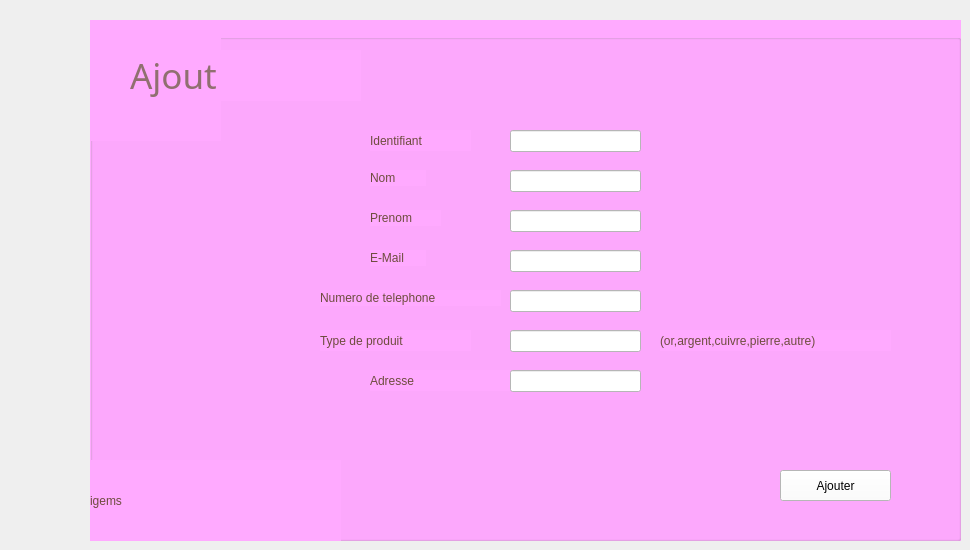
    <widget class="QWidget" name="tab">
     <attribute name="title">
      <string>Ajouter un Fournisseur</string>
     </attribute>
     <widget class="QGroupBox" name="groupBox">
      <property name="geometry">
       <rect>
        <x>90</x>
        <y>20</y>
        <width>871</width>
        <height>521</height>
       </rect>
      </property>
      <property name="styleSheet">
       <string notr="true">background-color: rgb(255, 170, 255)</string>
      </property>
      <property name="title">
       <string>Ajout</string>
      </property>
      <widget class="QLabel" name="label">
       <property name="geometry">
        <rect>
         <x>280</x>
         <y>110</y>
         <width>101</width>
         <height>21</height>
        </rect>
       </property>
       <property name="styleSheet">
        <string notr="true">color: rgb(110, 76, 62);
font: 12pt &quot;Andalus&quot;;</string>
       </property>
       <property name="text">
        <string>Identifiant</string>
       </property>
      </widget>
      <widget class="QLabel" name="label_2">
       <property name="geometry">
        <rect>
         <x>230</x>
         <y>270</y>
         <width>181</width>
         <height>16</height>
        </rect>
       </property>
       <property name="styleSheet">
        <string notr="true">color: rgb(110, 76, 62);
font: 12pt &quot;Andalus&quot;;</string>
       </property>
       <property name="text">
        <string>Numero de telephone</string>
       </property>
      </widget>
      <widget class="QLabel" name="label_3">
       <property name="geometry">
        <rect>
         <x>280</x>
         <y>150</y>
         <width>56</width>
         <height>16</height>
        </rect>
       </property>
       <property name="styleSheet">
        <string notr="true">color: rgb(110, 76, 62);
font: 12pt &quot;Andalus&quot;;</string>
       </property>
       <property name="text">
        <string>Nom</string>
       </property>
      </widget>
      <widget class="QLabel" name="label_4">
       <property name="geometry">
        <rect>
         <x>280</x>
         <y>190</y>
         <width>71</width>
         <height>16</height>
        </rect>
       </property>
       <property name="styleSheet">
        <string notr="true">color: rgb(110, 76, 62);
font: 12pt &quot;Andalus&quot;;</string>
       </property>
       <property name="text">
        <string>Prenom</string>
       </property>
      </widget>
      <widget class="QLabel" name="label_5">
       <property name="geometry">
        <rect>
         <x>280</x>
         <y>230</y>
         <width>56</width>
         <height>16</height>
        </rect>
       </property>
       <property name="styleSheet">
        <string notr="true">color: rgb(110, 76, 62);
font: 12pt &quot;Andalus&quot;;</string>
       </property>
       <property name="text">
        <string>E-Mail</string>
       </property>
      </widget>
      <widget class="QLineEdit" name="le_idf">
       <property name="geometry">
        <rect>
         <x>420</x>
         <y>110</y>
         <width>131</width>
         <height>22</height>
        </rect>
       </property>
       <property name="styleSheet">
        <string notr="true">background-color: rgb(255, 255, 255);</string>
       </property>
      </widget>
      <widget class="QLineEdit" name="le_num_tel">
       <property name="geometry">
        <rect>
         <x>420</x>
         <y>270</y>
         <width>131</width>
         <height>22</height>
        </rect>
       </property>
       <property name="styleSheet">
        <string notr="true">background-color: rgb(255, 255, 255);</string>
       </property>
      </widget>
      <widget class="QLineEdit" name="le_nom">
       <property name="geometry">
        <rect>
         <x>420</x>
         <y>150</y>
         <width>131</width>
         <height>22</height>
        </rect>
       </property>
       <property name="styleSheet">
        <string notr="true">background-color: rgb(255, 255, 255);</string>
       </property>
      </widget>
      <widget class="QLineEdit" name="le_prenom">
       <property name="geometry">
        <rect>
         <x>420</x>
         <y>190</y>
         <width>131</width>
         <height>22</height>
        </rect>
       </property>
       <property name="styleSheet">
        <string notr="true">background-color: rgb(255, 255, 255);</string>
       </property>
      </widget>
      <widget class="QLineEdit" name="le_email">
       <property name="geometry">
        <rect>
         <x>420</x>
         <y>230</y>
         <width>131</width>
         <height>22</height>
        </rect>
       </property>
       <property name="styleSheet">
        <string notr="true">background-color: rgb(255, 255, 255);</string>
       </property>
      </widget>
      <widget class="QPushButton" name="pb_ajouter">
       <property name="geometry">
        <rect>
         <x>690</x>
         <y>450</y>
         <width>111</width>
         <height>31</height>
        </rect>
       </property>
       <property name="styleSheet">
        <string notr="true">background-color: rgb(255, 255, 255);
font: 75 10pt &quot;DIN Round Pro&quot;;

</string>
       </property>
       <property name="text">
        <string>Ajouter</string>
       </property>
      </widget>
      <widget class="QLabel" name="label_6">
       <property name="geometry">
        <rect>
         <x>0</x>
         <y>0</y>
         <width>131</width>
         <height>121</height>
        </rect>
       </property>
       <property name="styleSheet">
        <string notr="true">selection-background-color: rgb(221, 216, 208);</string>
       </property>
       <property name="text">
        <string/>
       </property>
       <property name="pixmap">
        <pixmap>../jo/image_2023-09-18_224051649-removebg-preview.png</pixmap>
       </property>
       <property name="scaledContents">
        <bool>true</bool>
       </property>
      </widget>
      <widget class="QLabel" name="label_15">
       <property name="geometry">
        <rect>
         <x>40</x>
         <y>30</y>
         <width>231</width>
         <height>51</height>
        </rect>
       </property>
       <property name="font">
        <font>
         <family>DIN Round Pro</family>
         <pointsize>26</pointsize>
         <weight>9</weight>
         <italic>false</italic>
         <bold>false</bold>
        </font>
       </property>
       <property name="styleSheet">
        <string notr="true">
font: 75 26pt &quot;DIN Round Pro&quot;;
color: rgb(144, 111, 112);</string>
       </property>
       <property name="text">
        <string>Ajout</string>
       </property>
      </widget>
      <widget class="QLabel" name="label_20">
       <property name="geometry">
        <rect>
         <x>0</x>
         <y>440</y>
         <width>251</width>
         <height>81</height>
        </rect>
       </property>
       <property name="styleSheet">
        <string notr="true">font: 14pt &quot;Amsterdam Three Slant&quot;;
color: rgb(110, 76, 62);</string>
       </property>
       <property name="text">
        <string>igems</string>
       </property>
      </widget>
      <widget class="QLineEdit" name="le_typep">
       <property name="geometry">
        <rect>
         <x>420</x>
         <y>310</y>
         <width>131</width>
         <height>22</height>
        </rect>
       </property>
       <property name="styleSheet">
        <string notr="true">background-color: rgb(255, 255, 255);</string>
       </property>
      </widget>
      <widget class="QLabel" name="label_30">
       <property name="geometry">
        <rect>
         <x>230</x>
         <y>310</y>
         <width>151</width>
         <height>21</height>
        </rect>
       </property>
       <property name="styleSheet">
        <string notr="true">color: rgb(110, 76, 62);
font: 12pt &quot;Andalus&quot;;</string>
       </property>
       <property name="text">
        <string>Type de produit</string>
       </property>
      </widget>
      <widget class="QLabel" name="label_36">
       <property name="geometry">
        <rect>
         <x>280</x>
         <y>350</y>
         <width>151</width>
         <height>21</height>
        </rect>
       </property>
       <property name="styleSheet">
        <string notr="true">color: rgb(110, 76, 62);
font: 12pt &quot;Andalus&quot;;</string>
       </property>
       <property name="text">
        <string>Adresse</string>
       </property>
      </widget>
      <widget class="QLineEdit" name="le_adresse">
       <property name="geometry">
        <rect>
         <x>420</x>
         <y>350</y>
         <width>131</width>
         <height>22</height>
        </rect>
       </property>
       <property name="styleSheet">
        <string notr="true">background-color: rgb(255, 255, 255);</string>
       </property>
      </widget>
      <widget class="QLabel" name="label_37">
       <property name="geometry">
        <rect>
         <x>570</x>
         <y>310</y>
         <width>231</width>
         <height>21</height>
        </rect>
       </property>
       <property name="styleSheet">
        <string notr="true">color: rgb(110, 76, 62);
font: 9pt &quot;Andalus&quot;;</string>
       </property>
       <property name="text">
        <string>(or,argent,cuivre,pierre,autre)</string>
       </property>
      </widget>
     </widget>
    </widget>
